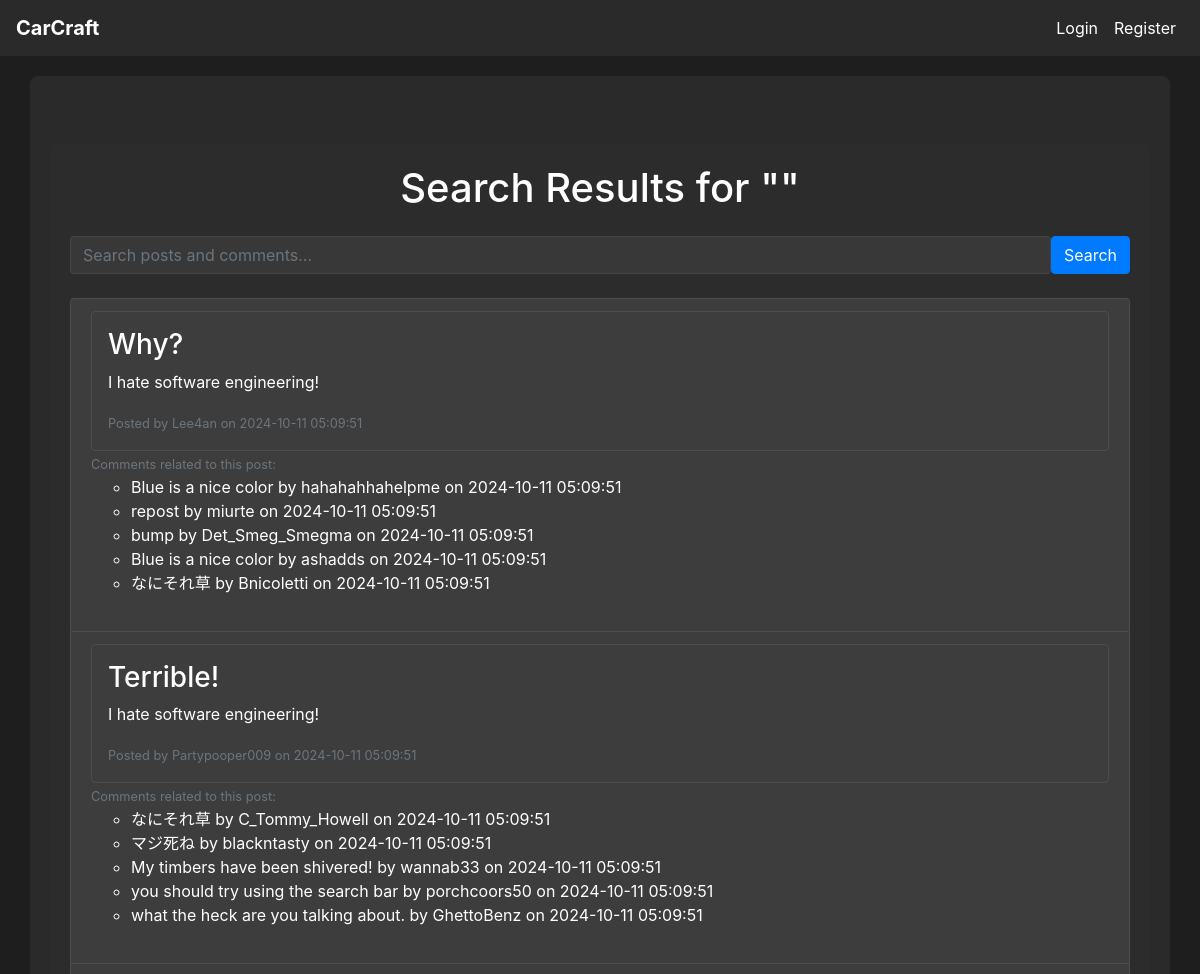
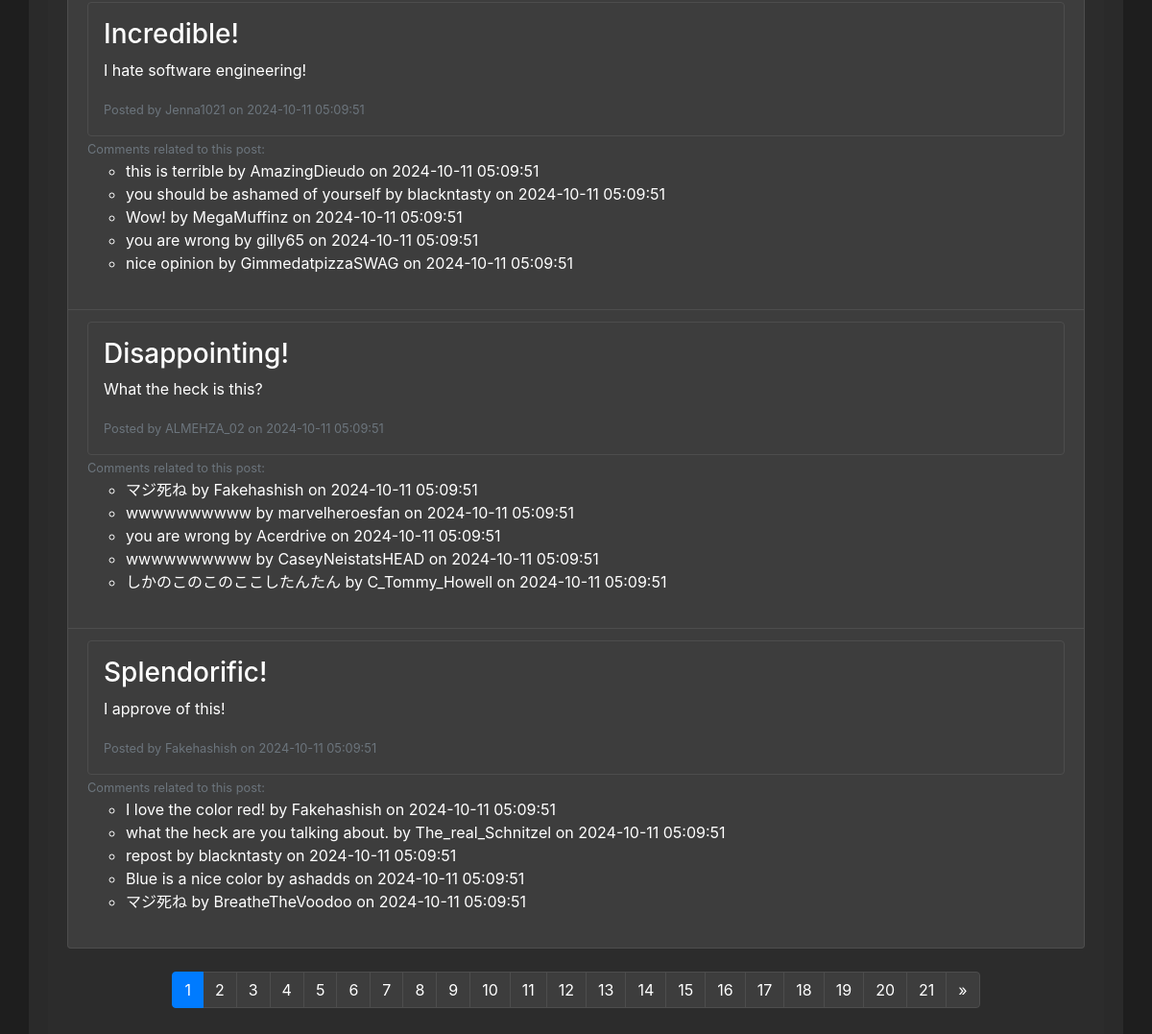
Screenshot of /search with the database file from the repository (2 pictures, top to bottom).
### tables this page shows
CREATE TABLE post (
    post_id INTEGER PRIMARY KEY AUTOINCREMENT,
    customization_id INTEGER,
    user_id INTEGER NOT NULL,
    title VARCHAR(255) NOT NULL,
    description TEXT,
    category TEXT,
    created_at DATETIME DEFAULT CURRENT_TIMESTAMP,
    FOREIGN KEY (customization_id) REFERENCES customization(customization_id),
    FOREIGN KEY (user_id) REFERENCES user(user_id)
);

CREATE TABLE comment (
    comment_id INTEGER PRIMARY KEY AUTOINCREMENT,
    post_id INTEGER NOT NULL,
    user_id INTEGER NOT NULL,
    content TEXT NOT NULL,
    created_at DATETIME DEFAULT CURRENT_TIMESTAMP,
    FOREIGN KEY (post_id) REFERENCES post(post_id),
    FOREIGN KEY (user_id) REFERENCES user(user_id)
);

CREATE TABLE user (
    user_id INTEGER PRIMARY KEY AUTOINCREMENT,
    username VARCHAR(64) NOT NULL,
    email VARCHAR(100) NOT NULL,
    password_hash VARCHAR(255) NOT NULL,
    created_at DATETIME DEFAULT CURRENT_TIMESTAMP,
    admin INTEGER DEFAULT 0
);

### app.py (the view)
@app.route('/search', methods=['GET'])
def search():
    query = request.args.get('query', '')
    page = request.args.get('page', 1, type=int)  # Get the current page number from the request
    per_page = 5  # Set the number of posts per page
    conn = get_db_connection()
    total_posts_query = conn.execute('''
        SELECT COUNT(DISTINCT p.post_id)
        FROM post p
        JOIN user u ON p.user_id = u.user_id
        LEFT JOIN comment c ON p.post_id = c.post_id
        WHERE p.title LIKE ? OR p.description LIKE ? OR c.content LIKE ?
    ''', (f'%{query}%', f'%{query}%', f'%{query}%')).fetchone()
    total_posts = total_posts_query[0]
    total_pages = (total_posts + per_page - 1) // per_page  # Calculate total pages
    posts = conn.execute('''
        SELECT DISTINCT p.post_id, p.title, p.description, p.created_at, u.username
        FROM post p
        JOIN user u ON p.user_id = u.user_id
        LEFT JOIN comment c ON p.post_id = c.post_id
        WHERE p.title LIKE ? OR p.description LIKE ? OR c.content LIKE ?
        LIMIT ? OFFSET ?
    ''', (f'%{query}%', f'%{query}%', f'%{query}%', per_page, (page - 1) * per_page)).fetchall()
    comments = conn.execute('''
        SELECT c.content, c.created_at, c.post_id, u.username
        FROM comment c
        JOIN user u ON c.user_id = u.user_id
        WHERE c.content LIKE ?
    ''', (f'%{query}%',)).fetchall()
    conn.close()
    return render_template('search_results.html', posts=posts, query=query, comments=comments, page=page, total_pages=total_pages)

### app.py (called while the page is built)
def get_db_connection():
    conn = sqlite3.connect(DATABASE)
    conn.row_factory = sqlite3.Row  # This enables column access by name: row['column_name']
    return conn

### templates/search_results.html (shortened to what this page needs)
{% extends "base.html" %}
{% block content %}
<div class="container mt-5">
    <h1 class="text-center mb-4">Search Results for "{{ query }}"</h1>
    <form method="GET" action="{{ url_for('search') }}" class="mb-4 d-flex">
        <input type="text" name="query" placeholder="Search posts and comments..." class="form-control me-2" required>
        <button type="submit" class="btn btn-primary">Search</button>
    </form>
    {% if posts %}
        <ul class="list-group">
            {% for post in posts %}
                <li class="list-group-item">
                    <a href="{{ url_for('view_post', post_id=post.post_id) }}" class="text-decoration-none">
                        <div class="p-3 border rounded">
                            <h3>{{ post.title }}</h3>
                            <p>{{ post.description }}</p>
                            <small class="text-muted">Posted by {{ post.username }} on {{ post.created_at }}</small>
                        </div>
                    </a>
                    {% set post_comments = comments | selectattr('post_id', 'equalto', post.post_id) | list %}
                    {% if post_comments %}
                        <small class="text-muted">Comments related to this post:</small>
                        <ul>
                            {% for comment in post_comments %}
                                <li>{{ comment.content }} by {{ comment.username }} on {{ comment.created_at }}</li>
                            {% endfor %}
                        </ul>
                    {% endif %}
                    <br>
                </li>
            {% endfor %}
        </ul>
        <nav aria-label="Page navigation">
            <ul class="pagination justify-content-center mt-4">
                {% for p in range(1, total_pages + 1) %}
                    <li class="page-item {% if p == page %}active{% endif %}">
                        <a class="page-link" href="{{ url_for('search', query=query, page=p) }}">{{ p }}</a>
                    </li>
                {% endfor %}
                {% if page < total_pages %}
                    <li class="page-item">
                        <a class="page-link" href="{{ url_for('search', query=query, page=page+1) }}" aria-label="Next">
                            <span aria-hidden="true">&raquo;</span>
                        </a>
                    </li>
                {% endif %}
            </ul>
        </nav>
    {% else %}
        <p class="text-center">No matching posts found.</p>
    {% endif %}
</div>
{% endblock %}

### static/css/style.css (style rules this page uses)
body { background-color: #1e1e1e; color: #ffffff; }
.container { background-color: rgba(45, 45, 45, 0.8); border-radius: 8px; padding: 20px; margin-top: 20px; position: relative }
h1, h2, h3, h4, h5, h6 { color: #ffffff; }
.list-group-item { background-color: #3d3d3d; color: #ffffff; border-color: #4d4d4d; transition: background-color 0.2s ease; }
.list-group-item a { display: block; color: inherit; }
.btn-primary { background-color: #007bff; border-color: #007bff; }
.border { border-color: #4d4d4d !important; }
.page-link { background-color: #3d3d3d; border-color: #4d4d4d; color: #ffffff; }
input, select, textarea { background-color: #3d3d3d; border-color: #4d4d4d; color: #ffffff; }
.form-control { background-color: rgba(61, 61, 61, 0.8); border-color: rgba(77, 77, 77, 0.8); color: #ffffff; }
a { color: #007bff; }
.list-group-item { position: relative; }

### rows the page displays
post: title "Why?", description "I hate software engineering!", username "Lee4an", created_at "2024-10-11 05:09:51"
comment: content "Blue is a nice color", username "hahahahhahelpme", created_at "2024-10-11 05:09:51"
comment: content "repost", username "miurte", created_at "2024-10-11 05:09:51"
comment: content "bump", username "Det_Smeg_Smegma", created_at "2024-10-11 05:09:51"
comment: content "Blue is a nice color", username "ashadds", created_at "2024-10-11 05:09:51"
comment: content "なにそれ草", username "Bnicoletti", created_at "2024-10-11 05:09:51"
post: title "Terrible!", description "I hate software engineering!", username "Partypooper009", created_at "2024-10-11 05:09:51"
comment: content "なにそれ草", username "C_Tommy_Howell", created_at "2024-10-11 05:09:51"
comment: content "マジ死ね", username "blackntasty", created_at "2024-10-11 05:09:51"
comment: content "My timbers have been shivered!", username "wannab33", created_at "2024-10-11 05:09:51"
comment: content "you should try using the search bar", username "porchcoors50", created_at "2024-10-11 05:09:51"
comment: content "what the heck are you talking about.", username "GhettoBenz", created_at "2024-10-11 05:09:51"
post: title "Incredible!", description "I hate software engineering!", username "Jenna1021", created_at "2024-10-11 05:09:51"
comment: content "this is terrible", username "AmazingDieudo", created_at "2024-10-11 05:09:51"
comment: content "you should be ashamed of yourself", username "blackntasty", created_at "2024-10-11 05:09:51"
comment: content "Wow!", username "MegaMuffinz", created_at "2024-10-11 05:09:51"
comment: content "you are wrong", username "gilly65", created_at "2024-10-11 05:09:51"
comment: content "nice opinion", username "GimmedatpizzaSWAG", created_at "2024-10-11 05:09:51"
post: title "Disappointing!", description "What the heck is this?", username "ALMEHZA_02", created_at "2024-10-11 05:09:51"
comment: content "マジ死ね", username "Fakehashish", created_at "2024-10-11 05:09:51"
comment: content "wwwwwwwwww", username "marvelheroesfan", created_at "2024-10-11 05:09:51"
comment: content "you are wrong", username "Acerdrive", created_at "2024-10-11 05:09:51"
comment: content "wwwwwwwwww", username "CaseyNeistatsHEAD", created_at "2024-10-11 05:09:51"
comment: content "しかのこのこのここしたんたん", username "C_Tommy_Howell", created_at "2024-10-11 05:09:51"
post: title "Splendorific!", description "I approve of this!", username "Fakehashish", created_at "2024-10-11 05:09:51"
comment: content "I love the color red!", username "Fakehashish", created_at "2024-10-11 05:09:51"
comment: content "what the heck are you talking about.", username "The_real_Schnitzel", created_at "2024-10-11 05:09:51"
comment: content "repost", username "blackntasty", created_at "2024-10-11 05:09:51"
comment: content "Blue is a nice color", username "ashadds", created_at "2024-10-11 05:09:51"
comment: content "マジ死ね", username "BreatheTheVoodoo", created_at "2024-10-11 05:09:51"

### other values shown
{{ p }} "1" "2" "3" "4" "5" "6" "7" "8" "9" "10" "11" "12" "13" "14" "15" "16" "17" "18" "19" "20" "21"
